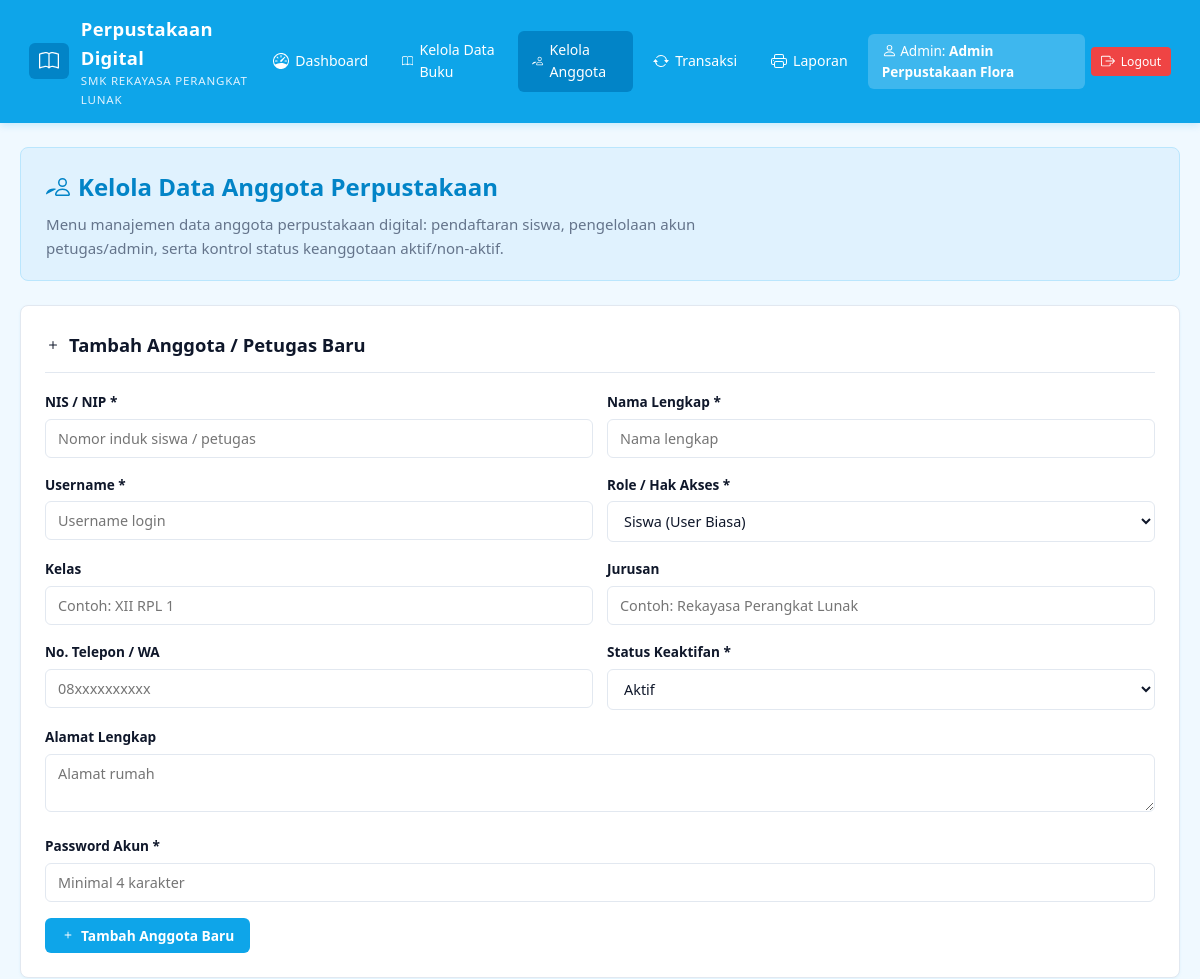
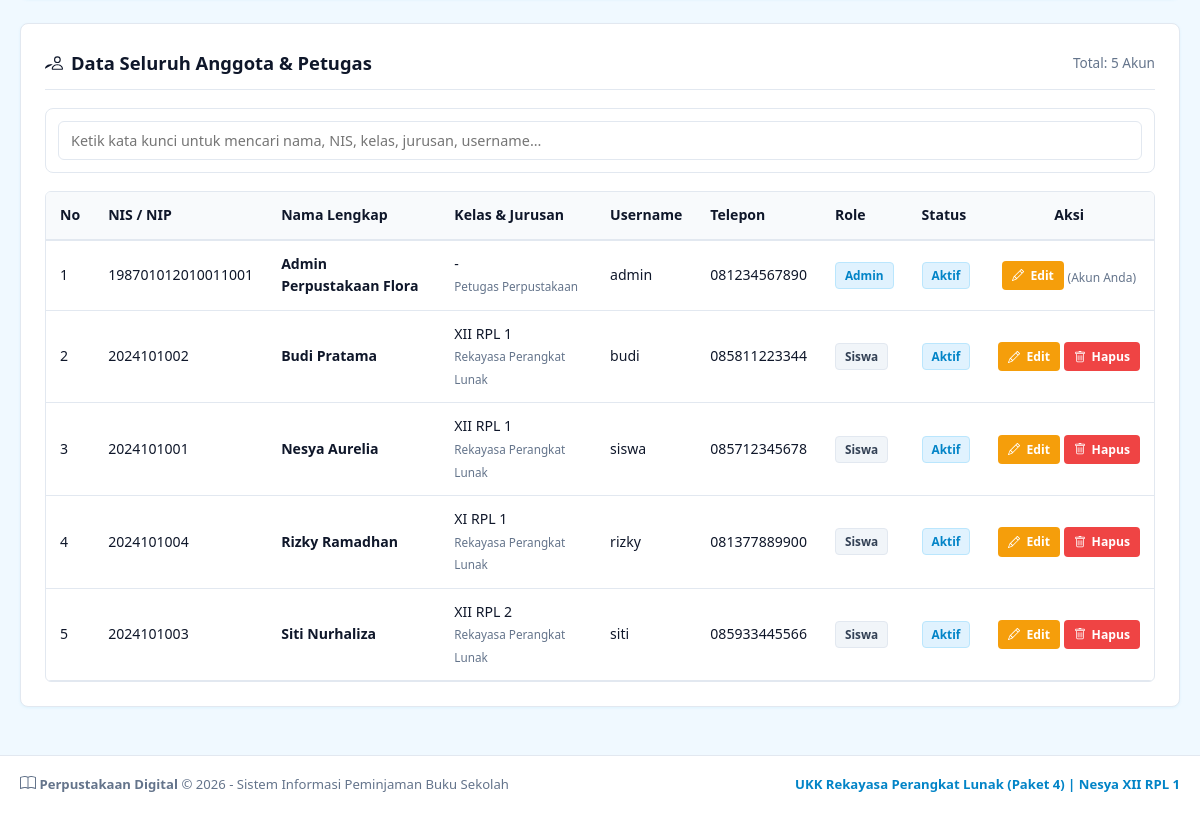
Screenshot of /anggota.php (signed in) with the database file from the repository (2 pictures, top to bottom).
### tables this page shows
CREATE TABLE `users` (
  `id_user` INT(11) NOT NULL AUTO_INCREMENT,
  `nis_nip` VARCHAR(30) NOT NULL,
  `nama_lengkap` VARCHAR(100) NOT NULL,
  `username` VARCHAR(50) NOT NULL UNIQUE,
  `password` VARCHAR(255) NOT NULL,
  `level` ENUM('admin','siswa') NOT NULL DEFAULT 'siswa',
  `kelas` VARCHAR(20) DEFAULT NULL,
  `jurusan` VARCHAR(50) DEFAULT NULL,
  `telepon` VARCHAR(20) DEFAULT NULL,
  `alamat` TEXT DEFAULT NULL,
  `status_aktif` ENUM('aktif','nonaktif') NOT NULL DEFAULT 'aktif',
  `created_at` TIMESTAMP NOT NULL DEFAULT CURRENT_TIMESTAMP,
  PRIMARY KEY (`id_user`)
);

### includes/fungsi.php (called while the page is built, shortened)
<?php
require_once __DIR__ . '/icons.php';
function e($teks) {
    return htmlspecialchars((string)($teks ?? ''));
}
function q($sql) {
    global $koneksi;
    return mysqli_query($koneksi, $sql);
}
function semua($sql) {
    $hasil = q($sql);
    $data = [];
    if ($hasil) {
        while ($baris = mysqli_fetch_assoc($hasil)) {
            $data[] = $baris;
        }
    }
    return $data;
}

### anggota.php (the view, shortened to what this page needs)
<?php
$edit         = null;
$daftar     = semua("SELECT * FROM users ORDER BY level ASC, nama_lengkap ASC");
require_once __DIR__ . '/includes/header.php';
?>
<div class="flora-hero" style="padding: 20px 25px;">
  <h2><?= bi('people', 24); ?> Kelola Data Anggota Perpustakaan</h2>
  <p>
    Menu manajemen data anggota perpustakaan digital: pendaftaran siswa, pengelolaan akun petugas/admin,
    serta kontrol status keanggotaan aktif/non-aktif.
  </p>
</div>
<div class="card">
  <div class="card-header">
    <div class="card-title">
      <?= $edit ? bi('pencil', 16) . ' Edit Data Anggota' : bi('plus', 16) . ' Tambah Anggota / Petugas Baru'; ?>
    </div>
  </div>
  <form action="anggota.php" method="POST">
    <div class="form-row">
      <div class="form-group">
        <label class="form-label" for="nis_nip">NIS / NIP *</label>
        <input type="text" name="nis_nip" id="nis_nip" class="form-control"
               placeholder="Nomor induk siswa / petugas" required value="<?= e($edit['nis_nip'] ?? ''); ?>">
      </div>
      <div class="form-group">
        <label class="form-label" for="nama_lengkap">Nama Lengkap *</label>
        <input type="text" name="nama_lengkap" id="nama_lengkap" class="form-control"
               placeholder="Nama lengkap" required value="<?= e($edit['nama_lengkap'] ?? ''); ?>">
      </div>
    </div>
    <div class="form-row">
      <div class="form-group">
        <label class="form-label" for="username">Username *</label>
        <input type="text" name="username" id="username" class="form-control"
               placeholder="Username login" required value="<?= e($edit['username'] ?? ''); ?>">
      </div>
      <div class="form-group">
        <label class="form-label" for="level">Role / Hak Akses *</label>
        <select name="level" id="level" class="form-control" required>
          <option value="siswa" <?= ($edit['level'] ?? '') === 'siswa' ? 'selected' : ''; ?>>Siswa (User Biasa)</option>
        </select>
      </div>
    </div>
    <div class="form-row">
      <div class="form-group">
        <label class="form-label" for="kelas">Kelas</label>
        <input type="text" name="kelas" id="kelas" class="form-control"
               placeholder="Contoh: XII RPL 1" value="<?= e($edit['kelas'] ?? ''); ?>">
      </div>
      <div class="form-group">
        <label class="form-label" for="jurusan">Jurusan</label>
        <input type="text" name="jurusan" id="jurusan" class="form-control"
               placeholder="Contoh: Rekayasa Perangkat Lunak" value="<?= e($edit['jurusan'] ?? ''); ?>">
      </div>
    </div>
    <div class="form-row">
      <div class="form-group">
        <label class="form-label" for="telepon">No. Telepon / WA</label>
        <input type="text" name="telepon" id="telepon" class="form-control"
               placeholder="08xxxxxxxxxx" value="<?= e($edit['telepon'] ?? ''); ?>">
      </div>
      <div class="form-group">
        <label class="form-label" for="status_aktif">Status Keaktifan *</label>
        <select name="status_aktif" id="status_aktif" class="form-control" required>
          <option value="aktif" <?= ($edit['status_aktif'] ?? '') === 'aktif' ? 'selected' : ''; ?>>Aktif</option>
        </select>
      </div>
    </div>
    <div class="form-group">
      <label class="form-label" for="alamat">Alamat Lengkap</label>
      <textarea name="alamat" id="alamat" rows="2" class="form-control"
                placeholder="Alamat rumah"><?= e($edit['alamat'] ?? ''); ?></textarea>
    </div>
    <?php if ($edit): ?>
      <div class="form-group">
        <label class="form-label" for="password_baru">Password Baru (Kosongkan jika tidak diubah)</label>
        <input type="password" name="password_baru" id="password_baru" class="form-control"
               placeholder="Password baru">
      </div>
      <button type="submit" name="edit_anggota" class="btn btn-warning">
        <?= bi('pencil', 14); ?> Simpan Perubahan Anggota
      </button>
    <?php else: ?>
      <div class="form-group">
        <label class="form-label" for="password">Password Akun *</label>
        <input type="password" name="password" id="password" class="form-control"
               placeholder="Minimal 4 karakter" required>
      </div>
      <button type="submit" name="tambah_anggota" class="btn btn-primary">
        <?= bi('plus', 14); ?> Tambah Anggota Baru
      </button>
    <?php endif; ?>
  </form>
</div>
<div class="card">
  <div class="card-header">
    <div class="card-title"><?= bi('people', 18); ?> Data Seluruh Anggota & Petugas</div>
    <span style="font-size: 0.85rem; color: var(--text-muted);">
      Total: <?= count($daftar); ?> Akun
    </span>
  </div>
  <div class="filter-bar">
    <div class="search-input-wrapper">
      <input type="text" id="tableSearch" class="form-control"
             placeholder="Ketik kata kunci untuk mencari nama, NIS, kelas, jurusan, username...">
    </div>
  </div>
  <div class="table-responsive">
    <table class="live-table">
      <thead>
        <tr>
          <th>No</th>
          <th>NIS / NIP</th>
          <th>Nama Lengkap</th>
          <th>Kelas & Jurusan</th>
          <th>Username</th>
          <th>Telepon</th>
          <th>Role</th>
          <th>Status</th>
          <th style="text-align: center;">Aksi</th>
        </tr>
      </thead>
      <tbody>
        <?php if (!$daftar): ?>
          <tr>
            <td colspan="9" style="text-align: center; color: var(--text-muted); padding: 25px;">
              Belum ada data anggota tersimpan.
            </td>
          </tr>
        <?php else: $no = 1; foreach ($daftar as $u): ?>
          <tr>
            <td><?= $no++; ?></td>
            <td><code><?= e($u['nis_nip']); ?></code></td>
            <td><strong><?= e($u['nama_lengkap']); ?></strong></td>
            <td>
              <?= e($u['kelas'] ?? '-'); ?><br>
              <small style="color: var(--text-muted);"><?= e($u['jurusan'] ?? '-'); ?></small>
            </td>
            <td><?= e($u['username']); ?></td>
            <td><?= e($u['telepon'] ?? '-'); ?></td>
            <td><span class="badge badge-<?= $u['level']; ?>"><?= $u['level'] === 'admin' ? 'Admin' : 'Siswa'; ?></span></td>
            <td>
              <span class="badge <?= $u['status_aktif'] === 'aktif' ? 'badge-dikembalikan' : 'badge-ditolak'; ?>">
                <?= $u['status_aktif']; ?>
              </span>
            </td>
            <td style="text-align: center; white-space: nowrap;">
              <a href="anggota.php?aksi=edit&id=<?= $u['id_user']; ?>" class="btn btn-warning btn-sm">
                <?= bi('pencil', 12); ?> Edit
              </a>
              <?php if ($u['id_user'] != $_SESSION['id_user']): ?>
                <a href="anggota.php?aksi=hapus&id=<?= $u['id_user']; ?>" class="btn btn-danger btn-sm"
                   onclick="return confirm('Hapus anggota ini?');">
                  <?= bi('trash', 12); ?> Hapus
                </a>
              <?php else: ?>
                <span style="font-size: 0.75rem; color: var(--text-muted);">(Akun Anda)</span>
              <?php endif; ?>
            </td>
          </tr>
        <?php endforeach; endif; ?>
      </tbody>
    </table>
  </div>
</div>
<?php require_once __DIR__ . '/includes/footer.php'; ?>

### includes/icons.php (shortened to what this page needs)
<?php
function bi($name, $size = 16, $class = '') {
    $class_attr = $class ? ' ' . htmlspecialchars($class) : '';
    $style = "width: {$size}px; height: {$size}px; vertical-align: -0.15em; fill: currentColor; display: inline-block;";
    switch ($name) {
        case 'book':
        case 'buku':
            return '<svg class="bi' . $class_attr . '" style="' . $style . '" viewBox="0 0 16 16"><path d="M1 2.828c.885-.37 2.154-.769 3.388-.893 1.33-.134 2.458.063 3.112.752v9.746c-.935-.53-2.12-.603-3.213-.493-1.18.12-2.37.461-3.287.811V2.828zm7.5-.141c.654-.689 1.782-.886 3.112-.752 1.234.124 2.503.523 3.388.893v9.923c-.918-.35-2.107-.692-3.287-.81-1.094-.111-2.278-.039-3.213.492V2.687zM8 1.783C7.015.936 5.587.81 4.287.94c-1.514.153-3.042.672-3.994 1.105A.5.5 0 0 0 0 2.5v11a.5.5 0 0 0 .707.455c.882-.4 2.303-.881 3.68-1.02 1.409-.142 2.59.087 3.223.877a.5.5 0 0 0 .78 0c.633-.79 1.814-1.019 3.222-.877 1.378.139 2.8.62 3.681 1.02A.5.5 0 0 0 16 13.5v-11a.5.5 0 0 0-.293-.455c-.952-.433-2.48-.952-3.994-1.105C10.413.809 8.985.936 8 1.783z"/></svg>';
        case 'dashboard':
        case 'speedometer':
            return '<svg class="bi' . $class_attr . '" style="' . $style . '" viewBox="0 0 16 16"><path d="M8 2a.5.5 0 0 1 .5.5V4a.5.5 0 0 1-1 0V2.5A.5.5 0 0 1 8 2zM3.732 3.732a.5.5 0 0 1 .707 0l.915.914a.5.5 0 1 1-.708.708l-.914-.915a.5.5 0 0 1 0-.707zM2 8a.5.5 0 0 1 .5-.5h1.586a.5.5 0 0 1 0 1H2.5A.5.5 0 0 1 2 8zm9.5 0a.5.5 0 0 1 .5-.5h1.5a.5.5 0 0 1 0 1H12a.5.5 0 0 1-.5-.5zm.754-4.246a.389.389 0 0 0-.527-.02L7.547 7.31A.91.91 0 1 0 8.85 8.569l3.434-4.297a.389.389 0 0 0-.029-.518z"/><path fill-rule="evenodd" d="M6.664 15.889A8 8 0 1 1 9.336.11a8 8 0 0 1-2.672 15.78zm-4.665-4.283A11.945 11.945 0 0 1 8 10c2.186 0 4.236.585 6.001 1.606a7 7 0 1 0-12.002 0z"/></svg>';
        case 'people':
        case 'anggota':
            return '<svg class="bi' . $class_attr . '" style="' . $style . '" viewBox="0 0 16 16"><path d="M15 14s1 0 1-1-1-4-5-4-5 3-5 4 1 1 1 1h8Zm-7.978-1A.261.261 0 0 1 7 12.996c.001-.264.167-1.03.76-1.72C8.312 10.629 9.282 10 11 10c1.717 0 2.687.63 3.24 1.276.593.69.758 1.457.76 1.72l-.008.002a.274.274 0 0 1-.014.002H7.022ZM11 7a2 2 0 1 0 0-4 2 2 0 0 0 0 4Zm3-2a3 3 0 1 1-6 0 3 3 0 0 1 6 0ZM6.936 9.28a5.88 5.88 0 0 0-1.23-.247A7.35 7.35 0 0 0 5 9c-4 0-5 3-5 4 1 1 1 1h4.216A2.238 2.238 0 0 1 5 13c0-1.01.377-2.042 1.09-2.904.243-.294.526-.569.846-.816ZM4.92 10A5.493 5.493 0 0 0 4 13H1c0-.26.164-1.03.76-1.724.545-.636 1.492-1.256 3.16-1.275ZM1.5 5.5a3 3 0 1 1 6 0 3 3 0 0 1-6 0Zm3-2a2 2 0 1 0 0 4 2 2 0 0 0 0-4Z"/></svg>';
        case 'person':
        case 'user':
            return '<svg class="bi' . $class_attr . '" style="' . $style . '" viewBox="0 0 16 16"><path d="M8 8a3 3 0 1 0 0-6 3 3 0 0 0 0 6Zm2-3a2 2 0 1 1-4 0 2 2 0 0 1 4 0Zm4 8c0 1-1 1-1 1H3s-1 0-1-1 1-4 6-4 6 3 6 4Zm-1-.004c-.001-.246-.154-.986-.832-1.664C11.516 10.68 10.289 10 8 10c-2.29 0-3.516.68-4.168 1.332-.678.678-.83 1.418-.832 1.664h10Z"/></svg>';
        case 'arrow-repeat':
        case 'transaksi':
            return '<svg class="bi' . $class_attr . '" style="' . $style . '" viewBox="0 0 16 16"><path d="M11.534 7h3.932a.25.25 0 0 1 .192.41l-1.966 2.36a.25.25 0 0 1-.384 0l-1.966-2.36a.25.25 0 0 1 .192-.41zm-11 2h3.932a.25.25 0 0 0 .192-.41L2.692 6.23a.25.25 0 0 0-.384 0L.342 8.59A.25.25 0 0 0 .534 9z"/><path fill-rule="evenodd" d="M8 3c-1.552 0-2.94.707-3.857 1.818a.5.5 0 1 1-.771-.636A6.002 6.002 0 0 1 13.917 7H12.9A5.002 5.002 0 0 0 8 3zM3.1 9a5.002 5.002 0 0 0 8.757 2.182.5.5 0 1 1 .771.636A6.002 6.002 0 0 1 2.083 9H3.1z"/></svg>';
        case 'printer':
        case 'laporan':
            return '<svg class="bi' . $class_attr . '" style="' . $style . '" viewBox="0 0 16 16"><path d="M2.5 8a.5.5 0 1 0 0-1 .5.5 0 0 0 0 1z"/><path d="M5 1a2 2 0 0 0-2 2v2H2a2 2 0 0 0-2 2v3a2 2 0 0 0 2 2h1v1a2 2 0 0 0 2 2h6a2 2 0 0 0 2-2v-1h1a2 2 0 0 0 2-2V7a2 2 0 0 0-2-2h-1V3a2 2 0 0 0-2-2H5zM4 3a1 1 0 0 1 1-1h6a1 1 0 0 1 1 1v2H4V3zm1 5a2 2 0 0 0-2 2v1H2a1 1 0 0 1-1-1V7a1 1 0 0 1 1-1h12a1 1 0 0 1 1 1v3a1 1 0 0 1-1 1h-1v-1a2 2 0 0 0-2-2H5zm7 2v3a1 1 0 0 1-1 1H5a1 1 0 0 1-1-1v-3a1 1 0 0 1 1-1h6a1 1 0 0 1 1 1z"/></svg>';
        case 'box-arrow-right':
        case 'logout':
            return '<svg class="bi' . $class_attr . '" style="' . $style . '" viewBox="0 0 16 16"><path fill-rule="evenodd" d="M10 12.5a.5.5 0 0 1-.5.5h-8a.5.5 0 0 1-.5-.5v-9a.5.5 0 0 1 .5-.5h8a.5.5 0 0 1 .5.5v2a.5.5 0 0 0 1 0v-2A1.5 1.5 0 0 0 9.5 2h-8A1.5 1.5 0 0 0 0 3.5v9A1.5 1.5 0 0 0 1.5 14h8a1.5 1.5 0 0 0 1.5-1.5v-2a.5.5 0 0 0-1 0v2z"/><path fill-rule="evenodd" d="M15.854 8.354a.5.5 0 0 0 0-.708l-3-3a.5.5 0 0 0-.708.708L14.293 7.5H5.5a.5.5 0 0 0 0 1h8.793l-2.147 2.146a.5.5 0 0 0 .708.708l3-3z"/></svg>';
        case 'plus':
        case 'tambah':
            return '<svg class="bi' . $class_attr . '" style="' . $style . '" viewBox="0 0 16 16"><path d="M8 4a.5.5 0 0 1 .5.5v3h3a.5.5 0 0 1 0 1h-3v3a.5.5 0 0 1-1 0v-3h-3a.5.5 0 0 1 0-1h3v-3A.5.5 0 0 1 8 4z"/></svg>';
        case 'pencil':
        case 'edit':
            return '<svg class="bi' . $class_attr . '" style="' . $style . '" viewBox="0 0 16 16"><path d="M12.146.146a.5.5 0 0 1 .708 0l3 3a.5.5 0 0 1 0 .708l-10 10a.5.5 0 0 1-.168.11l-5 2a.5.5 0 0 1-.65-.65l2-5a.5.5 0 0 1 .11-.168l10-10zM11.207 2.5 13.5 4.793 14.793 3.5 12.5 1.207 11.207 2.5zm1.586 3L10.5 3.207 4 9.707V10h.5a.5.5 0 0 1 .5.5v.5h.5a.5.5 0 0 1 .5.5v.5h.293l6.5-6.5zm-9.761 5.175-.106.106-1.528 3.821 3.821-1.528.106-.106A.5.5 0 0 1 5 12.5V12h-.5a.5.5 0 0 1-.5-.5V11h-.5a.5.5 0 0 1-.468-.325z"/></svg>';
        case 'trash':
        case 'hapus':
            return '<svg class="bi' . $class_attr . '" style="' . $style . '" viewBox="0 0 16 16"><path d="M5.5 5.5A.5.5 0 0 1 6 6v6a.5.5 0 0 1-1 0V6a.5.5 0 0 1 .5-.5zm2.5 0a.5.5 0 0 1 .5.5v6a.5.5 0 0 1-1 0V6a.5.5 0 0 1 .5-.5zm3 .5a.5.5 0 0 0-1 0v6a.5.5 0 0 0 1 0V6z"/><path fill-rule="evenodd" d="M14.5 3a1 1 0 0 1-1 1H13v9a2 2 0 0 1-2 2H5a2 2 0 0 1-2-2V4h-.5a1 1 0 0 1-1-1V2a1 1 0 0 1 1-1H6a1 1 0 0 1 1-1h2a1 1 0 0 1 1 1h3.5a1 1 0 0 1 1 1v1zM4.118 4 4 4.059V13a1 1 0 0 0 1 1h6a1 1 0 0 0 1-1V4.059L11.882 4H4.118zM2.5 3V2h11v1h-11z"/></svg>';
    }
}
?>

### rows the page displays
users: nis_nip "198701012010011001", nama_lengkap "Admin Perpustakaan Flora", kelas "-", jurusan "Petugas Perpustakaan", username "admin", telepon "081234567890", level "Admin", status_aktif "Aktif", shows "(Akun Anda)"
users: nis_nip "2024101002", nama_lengkap "Budi Pratama", kelas "XII RPL 1", jurusan "Rekayasa Perangkat Lunak", username "budi", telepon "085811223344", level "Siswa", status_aktif "Aktif"
users: nis_nip "2024101001", nama_lengkap "Nesya Aurelia", kelas "XII RPL 1", jurusan "Rekayasa Perangkat Lunak", username "siswa", telepon "085712345678", level "Siswa", status_aktif "Aktif"
users: nis_nip "2024101004", nama_lengkap "Rizky Ramadhan", kelas "XI RPL 1", jurusan "Rekayasa Perangkat Lunak", username "rizky", telepon "081377889900", level "Siswa", status_aktif "Aktif"
users: nis_nip "2024101003", nama_lengkap "Siti Nurhaliza", kelas "XII RPL 2", jurusan "Rekayasa Perangkat Lunak", username "siti", telepon "085933445566", level "Siswa", status_aktif "Aktif"

### other values shown
$label "Dashboard"
$label "Kelola Data Buku"
$label "Kelola Anggota"
$label "Transaksi"
$label "Laporan"
$nama "Admin Perpustakaan Flora"
count($daftar) "5"
